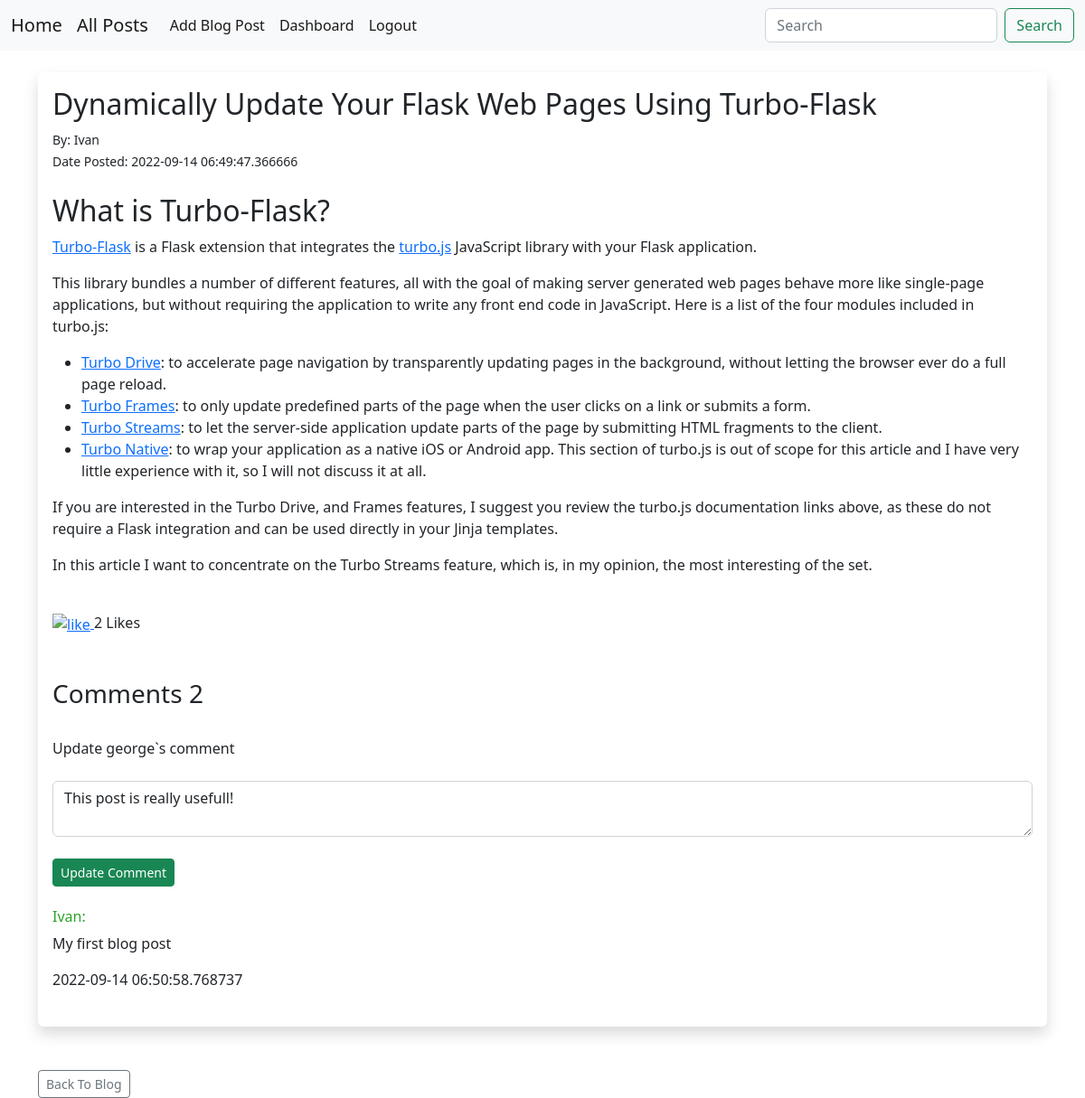
The app's page /post/5/comments/update/7 (signed in) with its own data.
### app/views/posts/models.py (models this page shows, shortened)
class Posts(db.Model):
    __tablename__ = 'posts'
    id = db.Column(db.Integer, primary_key=True)
    title = db.Column(db.String(255))
    content = db.Column(db.Text)
    date_posted = db.Column(db.DateTime, default=datetime.utcnow)
    poster_id = db.Column(db.Integer, db.ForeignKey('users.id'))
    comments = db.relationship('Comments', backref='post')
    likes = db.relationship('Like', backref='post')

class Comments(db.Model):
    __tablename__ = 'comments'
    id = db.Column(db.Integer, primary_key=True)
    content = db.Column(db.String(500))
    date_posted = db.Column(db.DateTime, default=datetime.utcnow)
    poster_id = db.Column(db.Integer, db.ForeignKey('users.id', ondelete="CASCADE"))
    post_id = db.Column(db.Integer, db.ForeignKey('posts.id', ondelete="CASCADE"))
    likes = db.relationship('Like', backref='comments')

### app/views/auth/models.py (models this page shows, shortened)
class User(db.Model, UserMixin):
    __tablename__ = 'users'
    id = db.Column(db.Integer, primary_key=True)
    username = db.Column(db.String(20), nullable=False, unique=True)
    name = db.Column(db.String(100), nullable=False, index=True)
    email = db.Column(db.String(100), nullable=False, unique=True)
    about_author = db.Column(db.String(500), nullable=True)
    date_added = db.Column(db.DateTime, default=datetime.utcnow)
    profile_pic = db.Column(db.String(128), nullable=True)
    password_hash = db.Column(db.String(128))
    role = db.Column(db.String(100), default='user')
    posts = db.relationship('Posts', backref='poster')
    comments = db.relationship('Comments', backref='commenter')
    likes = db.relationship('Like', backref='user')
    """
        # start
        # followers = db.Table('followers',
        #     db.Column('follower_id', db.Integer, db.ForeignKey('users.id')),
        #     db.Column('followed_id', db.Integer, db.ForeignKey('users.id'))
        # )

        # followed = db.relationship(
        #     'User',
        #     secondary=followers,
        #     primaryjoin=(followers.c.follower_id == id),
        #     secondaryjoin=(followers.c.followed_id == id),
        #     backref=db.backref('followers', lazy='dynamic'), lazy='dynamic')

        # followed_posts = db.relationship(
        #     'Posts',
        #     secondary=followers,  # 'join(Posts,User).join(followers)',
        #     primaryjoin=(followers.c.follower_id == id),
        #     secondaryjoin=(Posts.poster_id == followers.c.followed_id),
        #     lazy='dynamic',
        #     viewonly=True)

        # def follow(self, user):
        #     if not self.is_following(user):
        #         self.followed.append(user)

        # def unfollow(self, user):
        #     if self.is_following(user):
        #         self.followed.remove(user)
        # works
        # def is_following(self, user):
        #     try:
        #         is_following = self.followed.filter_by(username=user.username).count() > 0
        #         is_following = self.followed.filter_by(followed_id=user.id).count() > 0
        #     except AttributeError:
        #         is_following = False
        #     return is_following
        # end
    """
    followed = db.relationship('Follow',
        foreign_keys=[Follow.follower_id],
        backref=db.backref('follower', lazy='joined'),
        lazy='dynamic',
        cascade='all, delete-orphan')
    followers = db.relationship('Follow',
        foreign_keys=[Follow.followed_id],
        backref=db.backref('followed', lazy='joined'),
        lazy='dynamic',
        cascade='all, delete-orphan')
    def follow(self, user):
        if not self.is_following(user):
            f = Follow(follower=self, followed=user)
            db.session.add(f)
    def unfollow(self, user):
        f = self.followed.filter_by(followed_id=user.id).first()
        if f:
            db.session.delete(f)
    def is_following(self, user):
        return self.followed.filter_by(
            followed_id=user.id).first() is not None

### app/views/posts/views.py (the view, shortened to what this page needs)
@post_view.route('/post/<post_id>/comments/update/<comment_id>', methods=['POST', 'GET'])
def update_comment(comment_id, post_id):
    form = CommentForm()
    comment = Comments.query.get_or_404(comment_id)
    post = Posts.query.get_or_404(post_id)
    comments = Comments.query.filter_by(
        post_id=post.id).order_by(Comments.date_posted.desc()).all()
    like = Like.query.filter_by(post_id=post.id).all()
    if current_user.id == comment.commenter.id:
        form.content.data = comment.content
    return render_template(
        'posts/edit_comment.html',
        post=post,
        comments=comments,
        comment=comment,
        form=form,
        like=like
    )

### app/views/posts/forms.py
class CommentForm(FlaskForm):
    content = TextAreaField('Comment', [DataRequired(), Length(min=5, max=500)])
    submit = SubmitField('Add Comment')

class SearchForm(FlaskForm):
    searched = StringField('Searched', [DataRequired()])
    submit = SubmitField('Submit')

### app/__init__.py (called while the page is built)
def register_extensions(app):
    db.init_app(app)
    migrate.init_app(app, db)
    mail.init_app(app)
    ckeditor.init_app(app)
    @login_manager.user_loader
    def load_user(id_):
        return User.query.get(id_)
    login_manager.init_app(app)

### app/views/posts/views.py (called while the page is built)
@post_view.app_context_processor
def base():
    searchform = SearchForm()
    return dict(searchform=searchform)

### app/templates/posts/edit_comment.html (shortened to what this page needs)
{% extends 'base.html' %}
{% block content %}
<br>
<div class="shadow p-3 mb-5 bg-body rounded">
    <h2>{{ post.title }}</h2>
    <small>
        By: {{ post.poster.name }} <br>
        Date Posted: {{ post.date_posted }} <br><br>
    </small>
    {{ post.content|safe }}
    <br>
    <a href="{{ url_for('post.like', id=post.id)}}">
        <img src="{{url_for('static',filename='uploads/like.png')}}" alt="like" title="Like Post" height="18">
    </a>{{ like|length }}  Likes
    <br>
    <br><br>
    <h3>Comments {{ comments|length }}</h3>
    <br>
    <h7>Update {{comment.commenter.name}}`s comment</h7>
    <br>
    <br>
    <form method="post">
        {{ form.content(class="form-control") }}
        <br>
        <button class="btn btn-success btn-sm">Update Comment</button>
    </form>
    <br>
    {% for comment in comments %}
        {% if comment.post_id == post.id %}
        {% if comment.commenter.id != current_user.id %}
            {% if comment.commenter.name  %}
                <h6><span style="color:#29a329">{{ comment.commenter.name }}:</span></h4>
                <p>{{ comment.content }}</p>{{ comment.date_posted }}
                <br>
                <br>
            {% else %}
                <p>  {{ comment.content }}</p>
            {% endif %}
        {% endif %}
        {% endif %}
    {% endfor %}
</div>
<a href="{{ url_for('post.list') }}" class="btn btn-outline-secondary btn-sm">Back To Blog</a>
{% endblock %}

### records on screen
Posts: title "Dynamically Update Your Flask Web Pages Using Turbo-Flask", date_posted "2022-09-14 06:49:47.366666", content "What is Turbo-Flask? Turbo-Flask is a Flask extension that integrates the turbo.js JavaScript library with your Flask application. This library bundles a number of different features, all with the goal of making server generated web pages behave more like single-page applications, but without requiring the application to write any front end code in JavaScript. Here is a list of the four modules included in turbo.js: Turbo Drive : to accelerate page navigation by transparently updating pages in the background, without letting the browser ever do a full page reload. Turbo Frames : to only update predefined parts of the page when the user clicks on a link or submits a form. Turbo Streams : to…"
User: poster.name "Ivan"
User: commenter.name "george"
Comments: content "This post is really usefull!"
Comments: commenter.name "Ivan", content "My first blog post", date_posted "2022-09-14 06:50:58.768737"

### other values on screen
{{ like|length }} "2"
{{ comments|length }} "2"
